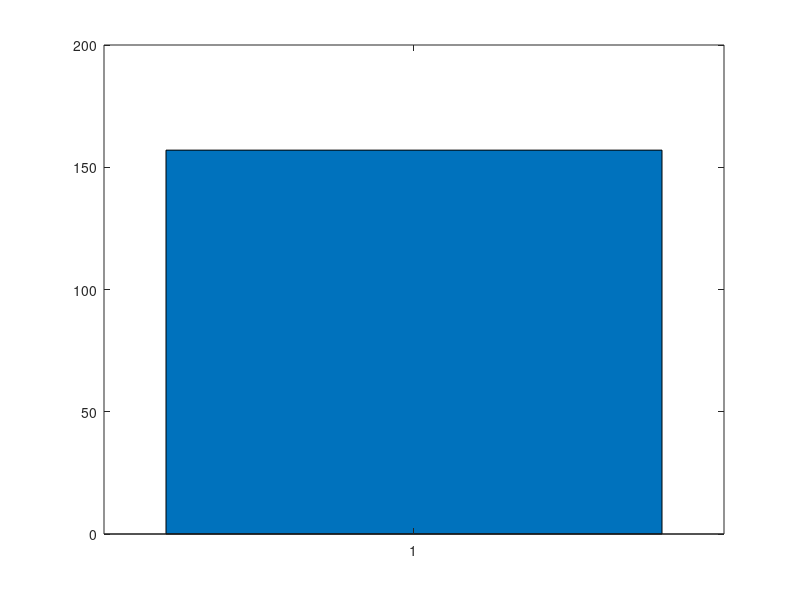

Reproduce this figure in MATLAB.
% calculaion of area of of a circle
r = input("enter the radius of the circle: ");
area = 2*3.14*(r*r);
x = ['The area is: ',num2str(area)];
disp(x);
bar(area);